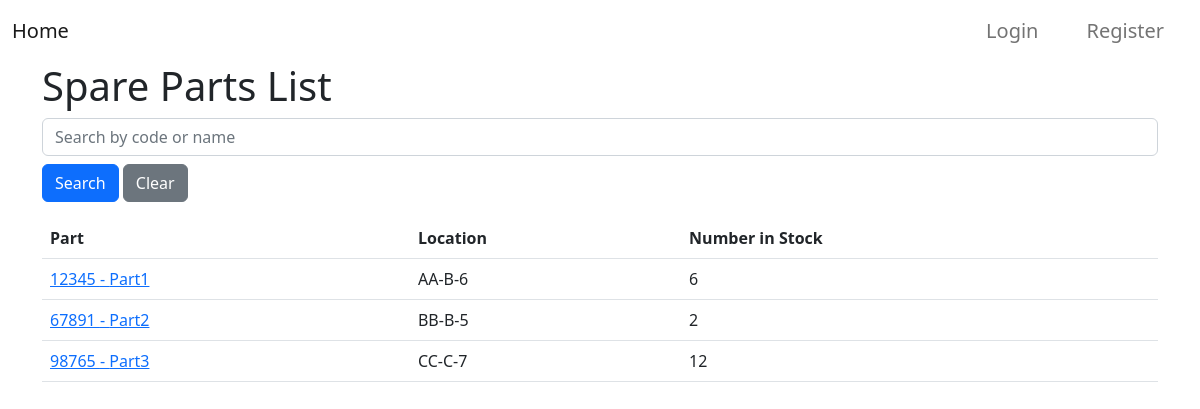
Screenshot of /parts/list/ with the database file from the repository.
### parts/models.py (models this page shows, shortened)
class Part(models.Model):
    code = models.CharField(max_length=50, unique=True)
    name = models.CharField(max_length=100)
    num_in_stock = models.PositiveIntegerField(default=0)
    low_stock_warning = models.PositiveIntegerField(default=0)
    location = models.CharField(max_length=10, help_text="Format: AB-A-5")

### parts/views.py (the view)
# urls.py: path('list/', PartListView.as_view(), name='parts-list'),
class PartListView(ListView):
    model = Part
    context_object_name = 'parts'
    def get_queryset(self):
        queryset = super().get_queryset()
        search_value = self.request.GET.get('searchVal', '')
        if search_value:
            queryset = queryset.filter(Q(code__icontains=search_value) | Q(name__icontains=search_value))
        return queryset
    def get_context_data(self, **kwargs):
        context = super().get_context_data(**kwargs)
        context['search_value'] = self.request.GET.get('searchVal', '')
        return context

### parts/templates/parts/part_list.html
{% extends "parts/base.html" %}
{% block content %}
    <h1>Spare Parts List</h1>
    <form method="get" class="mb-3">
        <input type="text" name="searchVal" class="form-control" placeholder="Search by code or name" value="{{ search_value }}">
        <button type="submit" class="btn btn-primary mt-2">Search</button>
        <a href="{% url 'parts-list' %}" class="btn btn-secondary mt-2">Clear</a>
    </form>
    <table class="table">
        <thead>
            <tr>
                <th>Part</th>
                <th>Location</th>
                <th>Number in Stock</th>
            </tr>
        </thead>
        <tbody>
            {% if parts %}
                {% for part in parts %}
                    <tr>
                        <td><a href="{% url 'part-detail' part.id %}">{{ part.code }} - {{ part.name }}</a></td>
                        <td>{{ part.location }}</td>
                        <td>{{ part.num_in_stock }}</td>
                    </tr>
                {% endfor %}
            {% else %}
                <tr>
                    <td colspan="3">No parts found...</td>
                </tr>
            {% endif %}
        </tbody>
    </table>
{% endblock content %}

### rows the page displays
Part: code "12345", name "Part1", location "AA-B-6", num_in_stock "6"
Part: code "67891", name "Part2", location "BB-B-5", num_in_stock "2"
Part: code "98765", name "Part3", location "CC-C-7", num_in_stock "12"
